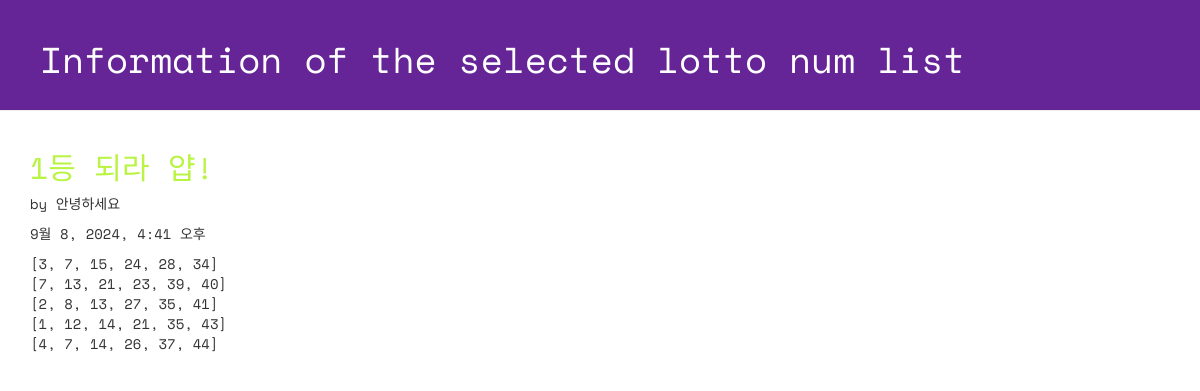
Page /lotto/3/detail on the committed database.
### lotto/models.py (models this page shows, shortened)
class GuessNumbers(models.Model):
   name = models.CharField(max_length=24) # �ζ� ��ȣ ����Ʈ�� �̸�
   text = models.CharField(max_length=255) # �ζ� ��ȣ ����Ʈ�� ���� ����
   lottos = models.CharField(max_length=255, default='[1, 2, 3, 4, 5, 6]') # �ζ� ��ȣ���� ��� str
   num_lotto = models.IntegerField(default=5) # 6�� ��ȣ set�� ����
   update_date = models.DateTimeField()

### lotto/views.py (the view)
# urls.py: path('lotto/<int:lottokey>/detail', views.detail, name='detail'),
def detail(request, lottokey):
     lotto = GuessNumbers.objects.get(pk = lottokey) # primary key
     return render(request, "lotto/detail.html", {"lotto": lotto})

### lotto/templates/lotto/detail.html (shortened to what this page needs)
<!DOCTYPE html>
{% load static %}
<html lang="ko">
<head>
    <link rel="stylesheet" href="//maxcdn.bootstrapcdn.com/bootstrap/3.2.0/css/bootstrap.min.css">
    <link rel="stylesheet" href="//maxcdn.bootstrapcdn.com/bootstrap/3.2.0/css/bootstrap-theme.min.css">
    <link rel="stylesheet" href="{% static 'css/lotto.css'%}">
</head>
<body>
    <div class="page-header">
        <h1>Information of the selected lotto num list</h1>
    </div>
    <div class="container lotto">
        <h2>{{ lotto.text }}</h2>
        <p> by {{ lotto.name }}</p>
        <p> {{ lotto.update_date }}</p>
        <p> {{ lotto.lottos | linebreaksbr }}</p>
    </div>
</body>
</html>

### lotto/static/css/lotto.css (style rules this page uses)
.page-header { background-color: #652596; margin-top: 0; padding: 20px 20px 20px 40px; font-family: 'Space Mono', monospace; }
.page-header h1 { color: #FFFFFF; }
.container { font-family: 'Space Mono', monospace; }
.container h2 { color: #b9f442; }

### rows in the picture
GuessNumbers: text "1등 되라 얍!", name "안녕하세요", update_date "9월 8, 2024, 4:41 오후", lottos "[3, 7, 15, 24, 28, 34] [7, 13, 21, 23, 39, 40] [2, 8, 13, 27, 35, 41] [1, 12, 14, 21, 35, 43] [4, 7, 14, 26, 37, 44]"
